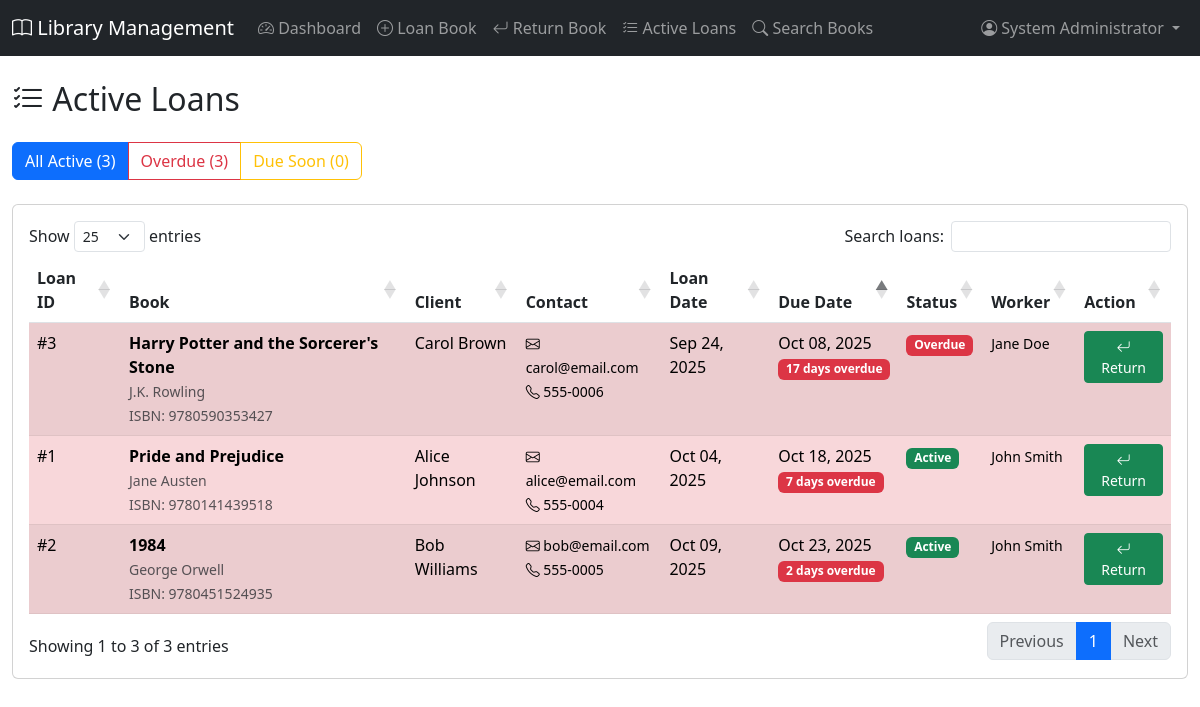
/worker/active-loans.php (signed in), run on the app's committed database.
### tables this page shows
CREATE TABLE loans (
    loan_id INT AUTO_INCREMENT PRIMARY KEY,
    book_id INT NOT NULL,
    client_id INT NOT NULL,
    worker_id INT NOT NULL,
    loan_date TIMESTAMP DEFAULT CURRENT_TIMESTAMP,
    due_date DATE NOT NULL,
    return_date TIMESTAMP NULL,
    status ENUM('active', 'returned', 'overdue', 'lost') NOT NULL DEFAULT 'active',
    notes TEXT,
    created_at TIMESTAMP DEFAULT CURRENT_TIMESTAMP,
    FOREIGN KEY (book_id) REFERENCES books(book_id) ON DELETE CASCADE,
    FOREIGN KEY (client_id) REFERENCES users(user_id) ON DELETE CASCADE,
    FOREIGN KEY (worker_id) REFERENCES users(user_id) ON DELETE CASCADE,
    INDEX idx_loans_client (client_id),
    INDEX idx_loans_book (book_id),
    INDEX idx_loans_status (status),
    INDEX idx_loans_due_date (due_date)
);

CREATE TABLE books (
    book_id INT AUTO_INCREMENT PRIMARY KEY,
    isbn VARCHAR(13) UNIQUE,
    title VARCHAR(255) NOT NULL,
    author VARCHAR(255) NOT NULL,
    publisher VARCHAR(100),
    publication_year INT,
    genre_id INT,
    total_copies INT NOT NULL DEFAULT 1,
    available_copies INT NOT NULL DEFAULT 1,
    shelf_location VARCHAR(50),
    description TEXT,
    cover_image_url VARCHAR(500),
    created_at TIMESTAMP DEFAULT CURRENT_TIMESTAMP,
    updated_at TIMESTAMP DEFAULT CURRENT_TIMESTAMP ON UPDATE CURRENT_TIMESTAMP,
    FOREIGN KEY (genre_id) REFERENCES genres(genre_id) ON DELETE SET NULL,
    CONSTRAINT check_copies CHECK (available_copies <= total_copies),
    CONSTRAINT check_total_copies CHECK (total_copies >= 0),
    CONSTRAINT check_available_copies CHECK (available_copies >= 0),
    INDEX idx_books_title (title),
    INDEX idx_books_author (author),
    INDEX idx_books_isbn (isbn),
    INDEX idx_books_genre (genre_id)
);

CREATE TABLE users (
    user_id INT AUTO_INCREMENT PRIMARY KEY,
    username VARCHAR(50) UNIQUE NOT NULL,
    email VARCHAR(100) UNIQUE NOT NULL,
    password_hash VARCHAR(255) NOT NULL,
    full_name VARCHAR(100) NOT NULL,
    role ENUM('admin', 'worker', 'client') NOT NULL,
    phone VARCHAR(20),
    address TEXT,
    is_active TINYINT(1) DEFAULT 1,
    created_at TIMESTAMP DEFAULT CURRENT_TIMESTAMP,
    updated_at TIMESTAMP DEFAULT CURRENT_TIMESTAMP ON UPDATE CURRENT_TIMESTAMP,
    INDEX idx_users_role (role),
    INDEX idx_users_email (email)
);

### includes/functions.php (called while the page is built, shortened)
<?php
function executeQuery($query, $params = []) {
    $database = new Database();
    $db = $database->getConnection();
    $stmt = $db->prepare($query);
    $stmt->execute($params);
    return $stmt;
}
function fetchAll($query, $params = []) {
    $stmt = executeQuery($query, $params);
    return $stmt->fetchAll(PDO::FETCH_ASSOC);
}
function fetchOne($query, $params = []) {
    $stmt = executeQuery($query, $params);
    return $stmt->fetch(PDO::FETCH_ASSOC);
}
?>

### worker/active-loans.php (the view, shortened to what this page needs)
<?php
require_once '../includes/functions.php';
$filter = $_GET['filter'] ?? 'all';
$where = "l.status IN ('active', 'overdue')";
$loans = fetchAll("
    SELECT l.*, b.title, b.author, b.isbn,
           c.full_name as client_name, c.email, c.phone,
           w.full_name as worker_name,
           DATEDIFF(l.due_date, CURDATE()) as days_remaining,
           DATEDIFF(CURDATE(), l.due_date) as days_overdue
    FROM loans l
    JOIN books b ON l.book_id = b.book_id
    JOIN users c ON l.client_id = c.user_id
    JOIN users w ON l.worker_id = w.user_id
    WHERE $where
    ORDER BY l.due_date ASC
");
$stats = fetchOne("
    SELECT
        COUNT(*) as total_active,
        COUNT(CASE WHEN due_date < CURDATE() THEN 1 END) as total_overdue,
        COUNT(CASE WHEN due_date BETWEEN CURDATE() AND DATE_ADD(CURDATE(), INTERVAL 3 DAY) THEN 1 END) as due_soon
    FROM loans
    WHERE status IN ('active', 'overdue')
");
?>
<!DOCTYPE html>
<html lang="en">
<head>
    <link href="https://cdn.jsdelivr.net/npm/bootstrap@5.3.0/dist/css/bootstrap.min.css" rel="stylesheet">
    <link rel="stylesheet" href="https://cdn.jsdelivr.net/npm/bootstrap-icons@1.11.0/font/bootstrap-icons.css">
    <link rel="stylesheet" href="https://cdn.datatables.net/1.13.6/css/dataTables.bootstrap5.min.css">
</head>
<body>
    <?php include 'navbar.php'; ?>
    <div class="container-fluid mt-4">
        <h2><i class="bi bi-list-check"></i> Active Loans</h2>
        <div class="btn-group mt-3 mb-4" role="group">
            <a href="?filter=all" class="btn btn-<?= $filter == 'all' ? 'primary' : 'outline-primary' ?>">
                All Active (<?= $stats['total_active'] ?>)
            </a>
            <a href="?filter=overdue" class="btn btn-<?= $filter == 'overdue' ? 'danger' : 'outline-danger' ?>">
                Overdue (<?= $stats['total_overdue'] ?>)
            </a>
            <a href="?filter=due_soon" class="btn btn-<?= $filter == 'due_soon' ? 'warning' : 'outline-warning' ?>">
                Due Soon (<?= $stats['due_soon'] ?>)
            </a>
        </div>
        <div class="card">
            <div class="card-body">
                <div class="table-responsive">
                    <table id="loansTable" class="table table-striped table-hover">
                        <thead>
                            <tr>
                                <th>Loan ID</th>
                                <th>Book</th>
                                <th>Client</th>
                                <th>Contact</th>
                                <th>Loan Date</th>
                                <th>Due Date</th>
                                <th>Status</th>
                                <th>Worker</th>
                                <th>Action</th>
                            </tr>
                        </thead>
                        <tbody>
                            <?php foreach ($loans as $loan): ?>
                                <tr class="<?= $loan['days_overdue'] > 0 ? 'table-danger' :
                                            ($loan['days_remaining'] <= 3 ? 'table-warning' : '') ?>">
                                    <td>#<?= $loan['loan_id'] ?></td>
                                    <td>
                                        <strong><?= htmlspecialchars($loan['title']) ?></strong><br>
                                        <small class="text-muted">
                                            <?= htmlspecialchars($loan['author']) ?><br>
                                            ISBN: <?= htmlspecialchars($loan['isbn']) ?>
                                        </small>
                                    </td>
                                    <td><?= htmlspecialchars($loan['client_name']) ?></td>
                                    <td>
                                        <small>
                                            <i class="bi bi-envelope"></i> <?= htmlspecialchars($loan['email']) ?><br>
                                            <i class="bi bi-telephone"></i> <?= htmlspecialchars($loan['phone']) ?>
                                        </small>
                                    </td>
                                    <td><?= date('M d, Y', strtotime($loan['loan_date'])) ?></td>
                                    <td>
                                        <?= date('M d, Y', strtotime($loan['due_date'])) ?>
                                        <?php if ($loan['days_overdue'] > 0): ?>
                                            <br><span class="badge bg-danger">
                                                <?= $loan['days_overdue'] ?> days overdue
                                            </span>
                                        <?php elseif ($loan['days_remaining'] <= 3 && $loan['days_remaining'] >= 0): ?>
                                            <br><span class="badge bg-warning">
                                                Due in <?= $loan['days_remaining'] ?> days
                                            </span>
                                        <?php endif; ?>
                                    </td>
                                    <td>
                                        <span class="badge bg-<?= $loan['status'] == 'overdue' ? 'danger' : 'success' ?>">
                                            <?= ucfirst($loan['status']) ?>
                                        </span>
                                    </td>
                                    <td><small><?= htmlspecialchars($loan['worker_name']) ?></small></td>
                                    <td>
                                        <a href="return-book.php?search=<?= $loan['loan_id'] ?>"
                                           class="btn btn-sm btn-success">
                                            <i class="bi bi-arrow-return-left"></i> Return
                                        </a>
                                    </td>
                                </tr>
                            <?php endforeach; ?>
                        </tbody>
                    </table>
                </div>
            </div>
        </div>
    </div>
</body>
</html>

### data on the page
loans: loan_id "3", book.title "Harry Potter and the Sorcerer's Stone", book.author "J.K. Rowling", book.isbn "9780590353427", client.full_name "Carol Brown", client.email "carol@email.com", client.phone "555-0006", loan_date "Sep 24, 2025", due_date "Oct 08, 2025", days_overdue "17", status "Overdue", worker.full_name "Jane Doe"
loans: loan_id "1", book.title "Pride and Prejudice", book.author "Jane Austen", book.isbn "9780141439518", client.full_name "Alice Johnson", client.email "alice@email.com", client.phone "555-0004", loan_date "Oct 04, 2025", due_date "Oct 18, 2025", days_overdue "7", status "Active", worker.full_name "John Smith"
loans: loan_id "2", book.title "1984", book.author "George Orwell", book.isbn "9780451524935", client.full_name "Bob Williams", client.email "bob@email.com", client.phone "555-0005", loan_date "Oct 09, 2025", due_date "Oct 23, 2025", days_overdue "2", status "Active", worker.full_name "John Smith"

### other printed values
getUserName() "System Administrator"
$stats['total_active'] "3"
$stats['total_overdue'] "3"
$stats['due_soon'] "0"
